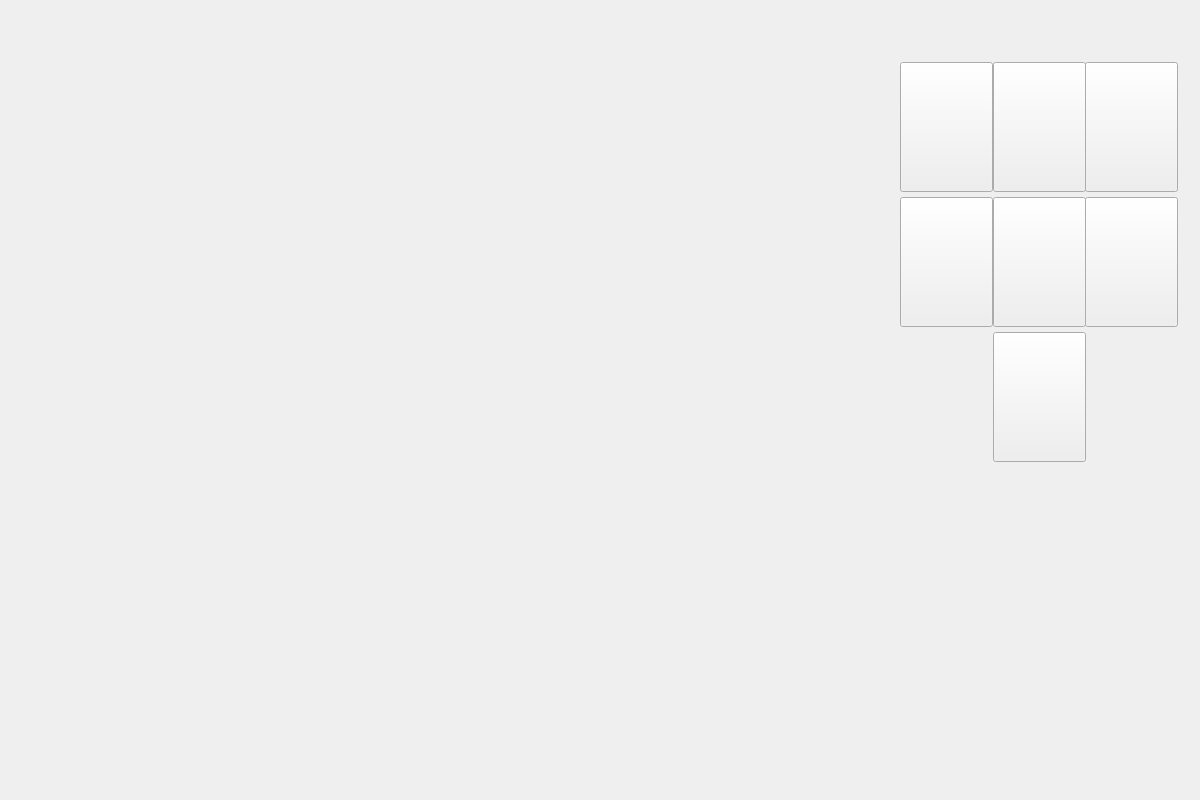
<?xml version="1.0" encoding="UTF-8"?>
<ui version="4.0">
 <class>MainWindow</class>
 <widget class="QMainWindow" name="MainWindow">
  <property name="geometry">
   <rect>
    <x>0</x>
    <y>0</y>
    <width>1200</width>
    <height>800</height>
   </rect>
  </property>
  <property name="windowTitle">
   <string>MainWindow</string>
  </property>
  <widget class="QWidget" name="centralWidget">
   <layout class="QGridLayout" name="gridLayout_2">
    <item row="0" column="1">
     <widget class="QWidget" name="widget" native="true">
      <property name="minimumSize">
       <size>
        <width>300</width>
        <height>0</height>
       </size>
      </property>
      <property name="maximumSize">
       <size>
        <width>300</width>
        <height>16777215</height>
       </size>
      </property>
      <widget class="QWidget" name="gridLayoutWidget">
       <property name="geometry">
        <rect>
         <x>0</x>
         <y>40</y>
         <width>293</width>
         <height>421</height>
        </rect>
       </property>
       <layout class="QGridLayout" name="gridLayout">
        <item row="1" column="2">
         <widget class="QPushButton" name="room6">
          <property name="minimumSize">
           <size>
            <width>93</width>
            <height>130</height>
           </size>
          </property>
          <property name="maximumSize">
           <size>
            <width>93</width>
            <height>130</height>
           </size>
          </property>
          <property name="styleSheet">
           <string notr="true">background-image: url(:/Res/6.jpg);</string>
          </property>
         </widget>
        </item>
        <item row="0" column="0">
         <widget class="QPushButton" name="room1">
          <property name="minimumSize">
           <size>
            <width>93</width>
            <height>130</height>
           </size>
          </property>
          <property name="maximumSize">
           <size>
            <width>93</width>
            <height>130</height>
           </size>
          </property>
          <property name="styleSheet">
           <string notr="true">background-image: url(:/Res/1.jpg);</string>
          </property>
          <property name="autoDefault">
           <bool>false</bool>
          </property>
         </widget>
        </item>
        <item row="0" column="1">
         <widget class="QPushButton" name="room2">
          <property name="minimumSize">
           <size>
            <width>93</width>
            <height>130</height>
           </size>
          </property>
          <property name="maximumSize">
           <size>
            <width>93</width>
            <height>130</height>
           </size>
          </property>
          <property name="styleSheet">
           <string notr="true">background-image: url(:/Res/2.jpg);</string>
          </property>
         </widget>
        </item>
        <item row="1" column="1">
         <widget class="QPushButton" name="room4">
          <property name="minimumSize">
           <size>
            <width>93</width>
            <height>130</height>
           </size>
          </property>
          <property name="maximumSize">
           <size>
            <width>93</width>
            <height>130</height>
           </size>
          </property>
          <property name="styleSheet">
           <string notr="true">background-image: url(:/Res/4.jpg);</string>
          </property>
         </widget>
        </item>
        <item row="0" column="2">
         <widget class="QPushButton" name="room3">
          <property name="minimumSize">
           <size>
            <width>93</width>
            <height>130</height>
           </size>
          </property>
          <property name="maximumSize">
           <size>
            <width>93</width>
            <height>130</height>
           </size>
          </property>
          <property name="styleSheet">
           <string notr="true">background-image: url(:/Res/3.jpg);</string>
          </property>
         </widget>
        </item>
        <item row="1" column="0">
         <widget class="QPushButton" name="room5">
          <property name="minimumSize">
           <size>
            <width>93</width>
            <height>130</height>
           </size>
          </property>
          <property name="maximumSize">
           <size>
            <width>93</width>
            <height>130</height>
           </size>
          </property>
          <property name="styleSheet">
           <string notr="true">background-image: url(:/Res/5.jpg);</string>
          </property>
         </widget>
        </item>
        <item row="2" column="1">
         <widget class="QPushButton" name="room7">
          <property name="minimumSize">
           <size>
            <width>93</width>
            <height>130</height>
           </size>
          </property>
          <property name="maximumSize">
           <size>
            <width>93</width>
            <height>130</height>
           </size>
          </property>
          <property name="styleSheet">
           <string notr="true">background-image: url(:/Res/7.jpg);</string>
          </property>
         </widget>
        </item>
       </layout>
      </widget>
     </widget>
    </item>
    <item row="0" column="0">
     <widget class="QWidget" name="w" native="true"/>
    </item>
   </layout>
  </widget>
 </widget>
 <layoutdefault spacing="6" margin="11"/>
 <resources/>
 <connections/>
</ui>
